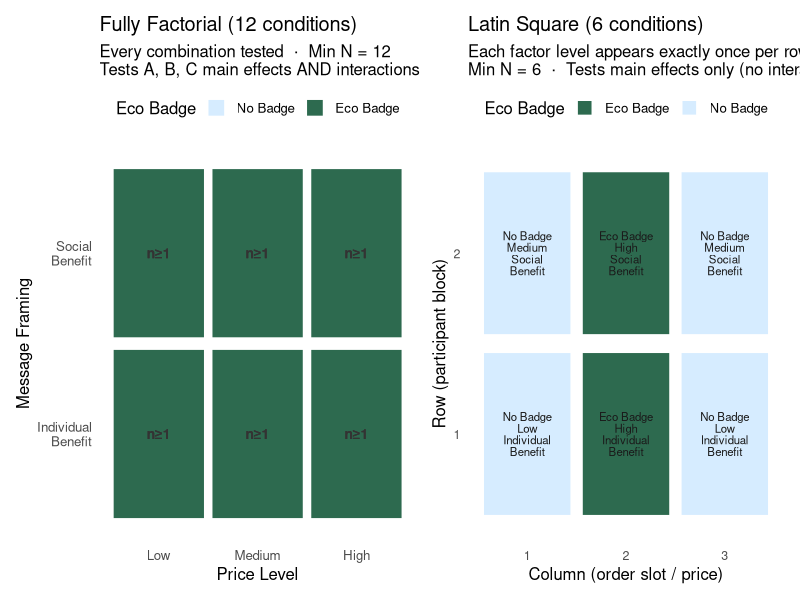
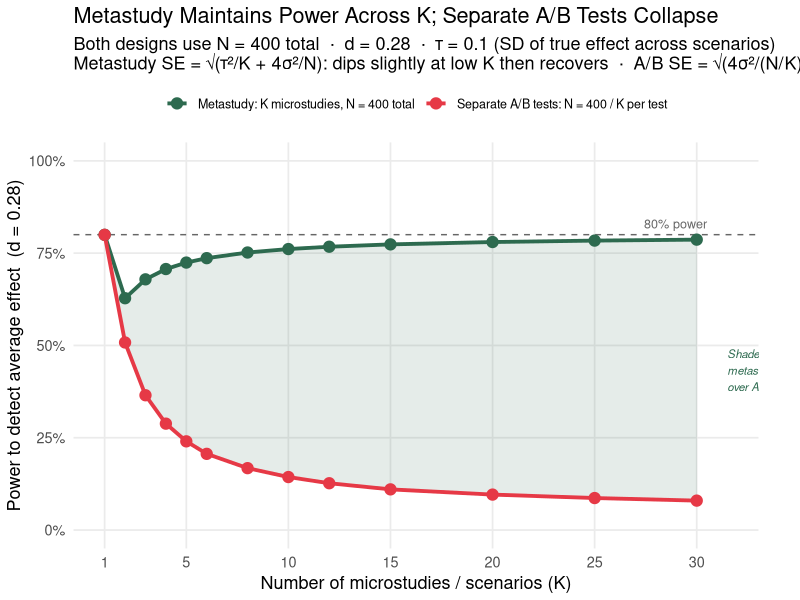
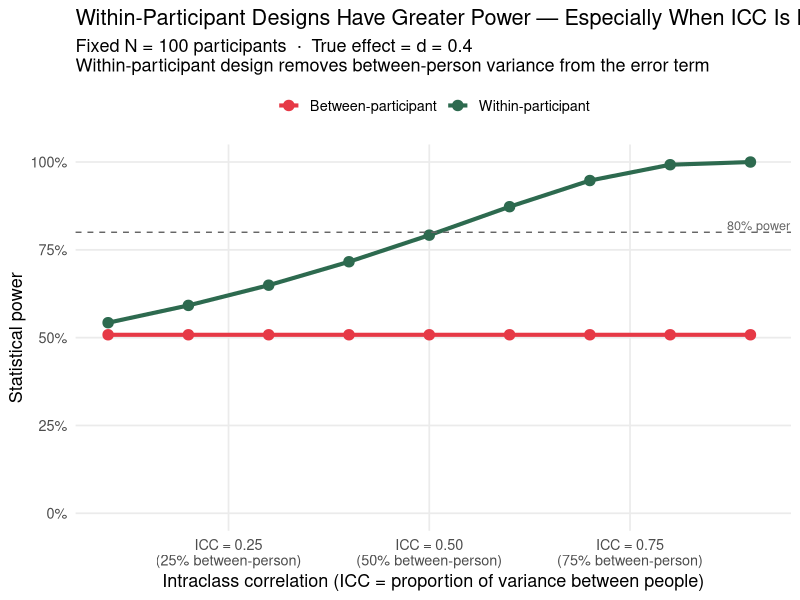
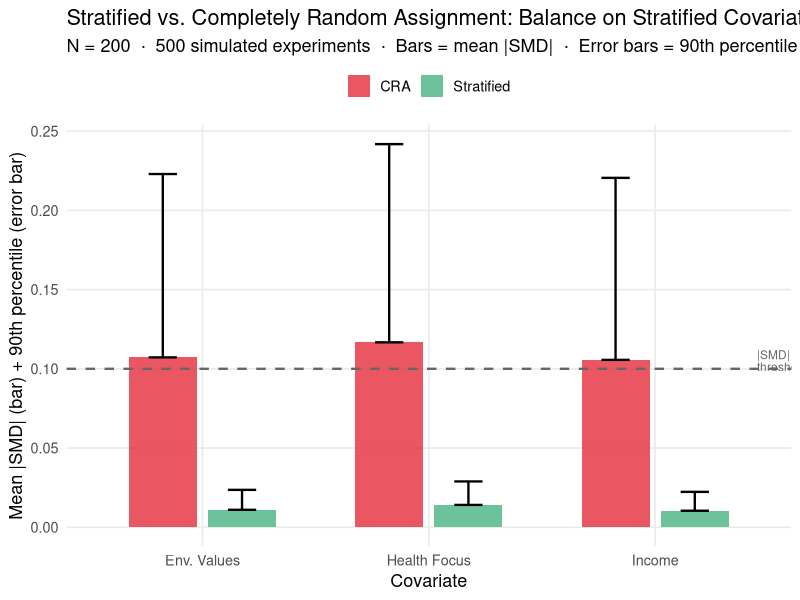
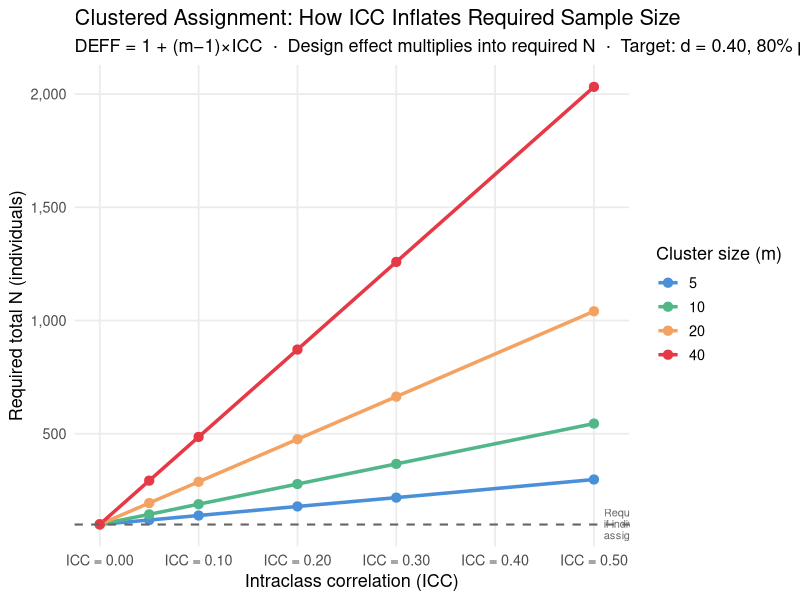

Here is the R script that generated these plots, in order:
## ---- chunk 1
knitr::opts_chunk$set(
  echo    = TRUE,
  fig.width  = 9,
  fig.height = 5,
  fig.path   = "figs/",
  dev        = "svg"
)
dir.create("figs", recursive = TRUE, showWarnings = FALSE)
## ---- chunk 2
#| code-summary: "▶ Load required packages"
library(tidyverse); library(ggplot2); library(knitr); library(scales); library(patchwork)
if (!requireNamespace("lavaan", quietly = TRUE)) install.packages("lavaan")
library(lavaan)
set.seed(2025)
## ---- chunk 3
#| code-summary: "▶ Visualize: CRD vs. Factorial vs. Latin Square cell structures"

# ── Fully factorial: all A×B×C combinations ──────────────────────────────────
fact_df <- expand.grid(
  EcoBadge  = c("No Badge", "Eco Badge"),
  PriceLevel = c("Low", "Medium", "High"),
  Framing    = c("Individual\nBenefit", "Social\nBenefit")
) |>
  mutate(cell = paste(EcoBadge, PriceLevel, Framing, sep = "\n"),
         design = "Fully Factorial\n(12 cells, 12N total)")

# ── Latin square: Factor C varied across rows and Factor A×B as column×row
# 2×3 Latin Square (accommodate unequal levels by using 3×3 and dropping one row)
ls_grid <- expand.grid(Row = 1:2, Col = 1:3) |>
  mutate(
    EcoBadge   = ifelse(Col %in% c(1, 3), "No Badge", "Eco Badge"),
    PriceLevel = c("Low","Medium","High","High","Low","Medium"),
    Framing    = c("Individual\nBenefit","Social\nBenefit","Individual\nBenefit",
                   "Social\nBenefit","Individual\nBenefit","Social\nBenefit"),
    design     = "Latin Square\n(6 cells, 6N total)"
  )

# ── CRD: just two cells (eco vs. no eco, collapsing B and C) ─────────────────
crd_df <- data.frame(
  EcoBadge   = c("No Badge", "Eco Badge"),
  PriceLevel = "Pooled\n(B,C varied\nbut uncontrolled)",
  Framing    = "Pooled",
  design     = "Simple A/B (CRA)\n(2 cells, N total)",
  Row = 1, Col = 1:2
)

# ── Plot factorial and latin square side by side ──────────────────────────────
p_fact <- ggplot(fact_df, aes(x = PriceLevel, y = Framing, fill = EcoBadge)) +
  geom_tile(color = "white", linewidth = 1.2, width = 0.95, height = 0.95) +
  geom_text(aes(label = paste0("n\u2265", ifelse(EcoBadge == "Eco Badge", "1", "1"))),
            size = 3.5, fontface = "bold", color = "gray20") +
  scale_fill_manual(values = c("No Badge" = "#d6ecff", "Eco Badge" = "#2d6a4f"),
                    name = "Eco Badge") +
  labs(title = "Fully Factorial (12 conditions)",
       subtitle = "Every combination tested  \u00b7  Min N = 12\nTests A, B, C main effects AND interactions",
       x = "Price Level", y = "Message Framing") +
  theme_minimal(base_size = 12) +
  theme(panel.grid = element_blank(), legend.position = "top")

p_ls <- ggplot(ls_grid, aes(x = factor(Col), y = factor(Row), fill = EcoBadge)) +
  geom_tile(color = "white", linewidth = 1.5, width = 0.92, height = 0.92) +
  geom_text(aes(label = paste0(EcoBadge, "\n", PriceLevel, "\n", Framing)),
            size = 2.9, lineheight = 0.85, color = "gray10") +
  scale_fill_manual(values = c("No Badge" = "#d6ecff", "Eco Badge" = "#2d6a4f"),
                    name = "Eco Badge") +
  labs(title = "Latin Square (6 conditions)",
       subtitle = "Each factor level appears exactly once per row and column\nMin N = 6  \u00b7  Tests main effects only (no interactions)",
       x = "Column (order slot / price)", y = "Row (participant block)") +
  theme_minimal(base_size = 12) +
  theme(panel.grid = element_blank(), legend.position = "top",
        axis.text = element_text(size = 9))

p_fact + p_ls
## ---- chunk 4
#| code-summary: "▶ Table: design comparison on key dimensions"

design_tab <- data.frame(
  Design = c("Simple A/B (CRA)", "Fully Factorial", "Latin Square"),
  `Conditions` = c(2, 12, 6),
  `Min N (1 obs/cell)` = c(2, 12, 6),
  `Main effects testable` = c("A only", "A, B, C", "A, B, C"),
  `Interactions testable` = c("None", "A\u00d7B, A\u00d7C, B\u00d7C, A\u00d7B\u00d7C", "None"),
  `Orthogonality coverage` = c("Only A vs. B,C confounded", "Perfect within cells", "Approximate — by design"),
  check.names = FALSE
)

kable(design_tab,
      caption = "Design comparison: efficiency, testability, and orthogonality coverage")
## ---- chunk 5
#| code-summary: "▶ Plot: metastudy power rises with K; separate A/B tests collapse"

# ── Parameters ────────────────────────────────────────────────────────────────
# d   = average true effect size (Cohen's d) across all scenarios
# tau = SD of true effects across scenarios (effect heterogeneity)
# N   = fixed total participant budget
N_total <- 400
d       <- 0.28    # near 80% power at K=1 with N=400
tau     <- 0.10    # moderate between-scenario heterogeneity
sigma   <- 1.0
alpha   <- 0.05
K_vec   <- c(1, 2, 3, 4, 5, 6, 8, 10, 12, 15, 20, 25, 30)

# ── Analytical power (no simulation needed — formula is exact) ───────────────
#
# Correct SE derivation for metastudy (DeKay et al. 2022):
#   K microstudies, each n = N/K participants, n/2 per condition.
#   SE per microstudy = sigma * sqrt(4 / n) = sigma * sqrt(4K / N)
#   Meta-analytic average of K independent estimates:
#     Var(d̄) = (1/K²) * K * [sigma² * 4K/N  +  tau²]
#             = 4*sigma²/N  +  tau²/K
#   SE_meta = sqrt(4*sigma²/N + tau²/K)
#
#   The 4*sigma²/N term is FIXED (all N participants contribute to the eco contrast).
#   Only the tau²/K term shrinks as K grows → power rises monotonically for K ≥ 2.
#
#   At K=1 a metastudy IS a single A/B test — the tau²/K scenario-sampling term
#   does not apply (only one scenario, no averaging). Use A/B SE directly.
#
# Separate A/B tests: K independent studies, each with N/K participants
#   SE_AB = sigma * sqrt(4 / floor(N/K))   [two arms of N/2K each]
#   As K grows: floor(N/K) shrinks → SE_AB grows → power falls.
#   The A/B test NEVER benefits from averaging across scenarios.

power_fn <- function(d, se, alpha = 0.05) {
  z <- qnorm(1 - alpha / 2)
  pnorm(d / se - z) + pnorm(-d / se - z)  # two-sided normal approximation
}

meta_se_fn <- function(K) {
  # K=1: same as one A/B test (no scenario averaging, tau²/K irrelevant)
  # K≥2: correct DeKay formula — 4*sigma²/N is the fixed floor; tau²/K shrinks
  ifelse(K == 1,
         sigma * sqrt(4 / N_total),
         sqrt(tau^2 / K + 4 * sigma^2 / N_total))
}
ab_se_fn   <- function(K) sigma * sqrt(4 / pmax(4, floor(N_total / K)))

meta_label <- paste0("Metastudy: K microstudies, N = ", N_total, " total")
ab_label   <- paste0("Separate A/B tests: N = ", N_total, " / K per test")

power_df <- data.frame(
  K      = rep(K_vec, 2),
  power  = c(sapply(K_vec, function(K) power_fn(d, meta_se_fn(K))),
             sapply(K_vec, function(K) power_fn(d, ab_se_fn(K)))),
  design = rep(c(meta_label, ab_label), each = length(K_vec))
)

# ── Ribbon data: vertical gap between metastudy and A/B power ─────────────────
ribbon_df <- data.frame(K = K_vec) |>
  mutate(
    meta_power = sapply(K, function(k) power_fn(d, meta_se_fn(k))),
    ab_power   = sapply(K, function(k) power_fn(d, ab_se_fn(k)))
  )

color_vals <- c("#2d6a4f", "#e63946")
names(color_vals) <- c(meta_label, ab_label)

# Annotation: find K where metastudy-A/B gap is largest (for arrow placement)
gap_max_K <- ribbon_df$K[which.max(ribbon_df$meta_power - ribbon_df$ab_power)]
gap_max_y <- mean(c(ribbon_df$meta_power[which.max(ribbon_df$meta_power - ribbon_df$ab_power)],
                    ribbon_df$ab_power[which.max(ribbon_df$meta_power - ribbon_df$ab_power)]))

ggplot(power_df, aes(x = K, y = power, color = design, group = design)) +
  geom_hline(yintercept = 0.80, linetype = "dashed", color = "gray40") +
  annotate("text", x = 30.5, y = 0.83, label = "80% power",
           color = "gray40", size = 3.2, hjust = 1) +
  # shaded region = vertical distance between metastudy and A/B test curves
  geom_ribbon(
    data = ribbon_df,
    aes(x = K, ymin = ab_power, ymax = meta_power),
    inherit.aes = FALSE,
    fill = "#2d6a4f", alpha = 0.12
  ) +
  geom_line(linewidth = 1.3) +
  geom_point(size = 3.5) +
  annotate("text", x = gap_max_K + 1.5, y = gap_max_y,
           label = "Shaded area =\nmetastudy advantage\nover A/B tests",
           color = "#2d6a4f", size = 2.9, hjust = 0, fontface = "italic") +
  scale_color_manual(values = color_vals, name = NULL) +
  scale_y_continuous(labels = percent_format(accuracy = 1), limits = c(0, 1)) +
  scale_x_continuous(breaks = c(1, 5, 10, 15, 20, 25, 30)) +
  labs(
    x        = "Number of microstudies / scenarios (K)",
    y        = paste0("Power to detect average effect  (d = ", d, ")"),
    title    = "Metastudy Maintains Power Across K; Separate A/B Tests Collapse",
    subtitle = paste0(
      "Both designs use N = ", N_total, " total  \u00b7  d = ", d,
      "  \u00b7  \u03c4 = ", tau, " (SD of true effect across scenarios)\n",
      "Metastudy SE = \u221a(\u03c4\u00b2/K + 4\u03c3\u00b2/N): dips slightly at low K then recovers  \u00b7  ",
      "A/B SE = \u221a(4\u03c3\u00b2/(N/K)): shrinking budget per test collapses power"
    )
  ) +
  theme_minimal(base_size = 13) +
  theme(panel.grid.minor = element_blank(), legend.position = "top",
        legend.text = element_text(size = 9),
        plot.margin = margin(5, 30, 5, 5))
## ---- chunk 6
#| code-summary: "▶ Simulate: between vs. within participant power comparison"

set.seed(2026)

# Parameters
true_effect <- 0.40   # true within-person effect (SD units)
icc_range   <- seq(0.10, 0.90, by = 0.10)  # ICC = between / total variance

power_comparison <- expand.grid(
  icc    = icc_range,
  design = c("Between-participant", "Within-participant")
) |>
  mutate(
    # For fixed total N = 100, n_per_arm = 50 between, N = 50 for within
    N        = 100,
    n_arm    = 50,
    # Between: variance includes between-person component (inflates denominator)
    sd_eff_b = sqrt(1),             # full SD
    # Within: SD of the DIFFERENCE scores = sqrt(2*(1-icc)) * total_sd
    sd_eff_w = sqrt(2 * (1 - icc)),
    power_val = mapply(function(des, sd_e) {
      tryCatch(
        power.t.test(n = 50, delta = true_effect,
                     sd = sd_e, sig.level = 0.05,
                     type = ifelse(des == "Between-participant",
                                   "two.sample", "paired"))$power,
        error = function(e) NA_real_
      )
    }, design, ifelse(design == "Between-participant", sd_eff_b, sd_eff_w))
  )

ggplot(power_comparison, aes(x = icc, y = power_val,
                              color = design, group = design)) +
  geom_line(linewidth = 1.4) +
  geom_point(size = 3.2) +
  geom_hline(yintercept = 0.80, linetype = "dashed", color = "gray40") +
  annotate("text", x = 0.91, y = 0.82, label = "80% power",
           color = "gray40", size = 3.2) +
  scale_color_manual(values = c("Between-participant" = "#e63946",
                                 "Within-participant"  = "#2d6a4f"),
                     name = NULL) +
  scale_x_continuous(labels = function(x) sprintf("ICC = %.2f\n(%.0f%% between-person)", x, x*100)) +
  scale_y_continuous(labels = percent_format(accuracy = 1), limits = c(0, 1)) +
  labs(x = "Intraclass correlation (ICC = proportion of variance between people)",
       y = "Statistical power",
       title = "Within-Participant Designs Have Greater Power — Especially When ICC Is High",
       subtitle = paste0("Fixed N = 100 participants  \u00b7  True effect = d = ", true_effect,
                         "\nWithin-participant design removes between-person variance from the error term")) +
  theme_minimal(base_size = 13) +
  theme(panel.grid.minor = element_blank(), legend.position = "top")
## ---- chunk 7
#| code-summary: "▶ Simulate: CRA vs. stratified assignment for 500 experiments"

set.seed(2026)
N_str  <- 200
D_str  <- 3    # three binary covariates to stratify on

n_sims <- 500

# Helper: absolute SMD for a covariate
abs_smd <- function(x, trt) {
  m1 <- mean(x[trt == 1]); m0 <- mean(x[trt == 0])
  s  <- sqrt((var(x[trt == 1]) + var(x[trt == 0])) / 2)
  if (s == 0) return(0)
  abs(m1 - m0) / s
}

# Simulate one run under CRA and one under stratified
one_run <- function() {
  # Participant covariates (binary)
  X1 <- rbinom(N_str, 1, 0.45)  # environmental values
  X2 <- rbinom(N_str, 1, 0.50)  # income
  X3 <- rbinom(N_str, 1, 0.40)  # health focus

  # CRA
  trt_cra  <- sample(rep(0:1, N_str / 2))

  # Stratified: randomize within each of 2^3 = 8 strata
  strata   <- paste(X1, X2, X3, sep = "-")
  trt_strat <- integer(N_str)
  for (s in unique(strata)) {
    idx <- which(strata == s)
    n_s <- length(idx)
    trt_strat[idx] <- sample(c(rep(0, ceiling(n_s / 2)),
                                rep(1, floor(n_s / 2)))[seq_len(n_s)])
  }

  data.frame(
    method = c(rep("CRA", 3L), rep("Stratified", 3L)),
    cov    = rep(c("Env. Values", "Income", "Health Focus"), 2L),
    smd    = c(abs_smd(X1, trt_cra),  abs_smd(X2, trt_cra),  abs_smd(X3, trt_cra),
               abs_smd(X1, trt_strat), abs_smd(X2, trt_strat), abs_smd(X3, trt_strat))
  )
}

set.seed(42)
strat_sims <- bind_rows(replicate(n_sims, one_run(), simplify = FALSE))

strat_summary <- strat_sims |>
  group_by(method, cov) |>
  summarise(mean_smd = mean(smd), p90_smd = quantile(smd, 0.90), .groups = "drop") |>
  mutate(method = factor(method, levels = c("CRA", "Stratified")))

ggplot(strat_summary, aes(x = cov, y = mean_smd, fill = method,
                           ymin = 0, ymax = p90_smd)) +
  geom_col(position = position_dodge(0.7), width = 0.6, alpha = 0.85) +
  geom_errorbar(aes(ymin = mean_smd, ymax = p90_smd),
                position = position_dodge(0.7), width = 0.25, linewidth = 0.8) +
  geom_hline(yintercept = 0.10, linetype = "dashed", color = "gray40", linewidth = 0.8) +
  annotate("text", x = 3.45, y = 0.105, label = "|SMD| = 0.10\nthreshold",
           size = 3.0, color = "gray40", hjust = 0, lineheight = 0.85) +
  scale_fill_manual(values = c("CRA" = "#e63946", "Stratified" = "#52b788"), name = NULL) +
  labs(x = "Covariate", y = "Mean |SMD| (bar) + 90th percentile (error bar)",
       title = "Stratified vs. Completely Random Assignment: Balance on Stratified Covariates",
       subtitle = paste0("N = ", N_str, "  \u00b7  500 simulated experiments  \u00b7  ",
                         "Bars = mean |SMD|  \u00b7  Error bars = 90th percentile worst case")) +
  theme_minimal(base_size = 13) +
  theme(panel.grid.minor = element_blank(), legend.position = "top")
## ---- chunk 8
#| code-summary: "▶ Illustrate: effective N under clustered assignment for different ICCs"

icc_vals      <- c(0.00, 0.05, 0.10, 0.20, 0.30, 0.50)
cluster_sizes <- c(5, 10, 20, 40)

deff_df <- expand.grid(icc = icc_vals, m = cluster_sizes) |>
  mutate(
    DEFF    = 1 + (m - 1) * icc,
    Neff_80 = ceiling(
      power.t.test(delta = 0.40, sd = 1, sig.level = 0.05, power = 0.80,
                   type = "two.sample")$n * DEFF
    ),
    m_label = paste0("Cluster size = ", m)
  )

ggplot(deff_df, aes(x = icc, y = Neff_80,
                    color = factor(m), group = factor(m))) +
  geom_line(linewidth = 1.2) +
  geom_point(size = 2.8) +
  geom_hline(yintercept = power.t.test(delta = 0.40, sd = 1, sig.level = 0.05,
                                        power = 0.80, type = "two.sample")$n,
             linetype = "dashed", color = "gray40", linewidth = 0.7) +
  annotate("text", x = 0.51, y = power.t.test(delta = 0.40, sd = 1, sig.level = 0.05,
                                                power = 0.80, type = "two.sample")$n + 3,
           label = "Required N\nif individual\nassignment",
           size = 2.8, color = "gray40", hjust = 0, lineheight = 0.85) +
  scale_color_manual(values = c("5" = "#4a90d9", "10" = "#52b788",
                                 "20" = "#f4a261", "40" = "#e63946"),
                     name = "Cluster size (m)") +
  scale_x_continuous(labels = function(x) sprintf("ICC = %.2f", x)) +
  scale_y_continuous(labels = comma) +
  labs(x = "Intraclass correlation (ICC)",
       y = "Required total N (individuals)",
       title = "Clustered Assignment: How ICC Inflates Required Sample Size",
       subtitle = "DEFF = 1 + (m\u22121)\u00d7ICC  \u00b7  Design effect multiplies into required N  \u00b7  Target: d = 0.40, 80% power") +
  theme_minimal(base_size = 13) +
  theme(panel.grid.minor = element_blank())
